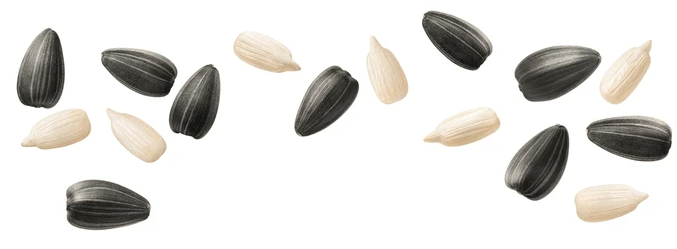
#> input picture images/seeds.png, 677 x 249 px
$ python main.py
#> lines starting #> are read from the running program, lines starting #| are printed output that depends on the picture; after the words box and inside, x2 and y2 are one past the last pixel; in counts of white or black regions, pixels touching at a corner belong together
import cv2
import numpy as np

# 1. Carregar a imagem
img = cv2.imread('images/seeds.png')
#> img is the input picture: shape (249, 677, 3); mean B, G, R 221.7, 224.5, 226.1
original = img.copy()  # Cópia para salvar a versão final
gray = cv2.cvtColor(img, cv2.COLOR_BGR2GRAY)

# 2. Melhorar contraste com equalização de histograma
gray = cv2.equalizeHist(gray)

# 3. Binarizar com Otsu + inversão (objetos em branco)
_, binary = cv2.threshold(gray, 0, 255, cv2.THRESH_BINARY_INV + cv2.THRESH_OTSU)
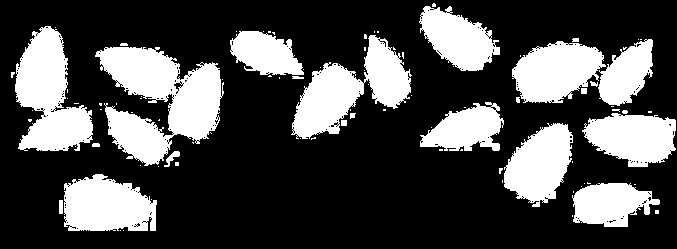
#> binary: shape (249, 677); 29.3% white; 92 white regions (68 under 20 px), largest, box (x1, y1, x2, y2) and area: (95, 47, 224, 166) 8572, (15, 26, 93, 151) 5810, (291, 35, 412, 139) 5629

# 4. Remover pequenos ruídos (morfologia - abertura)
kernel = cv2.getStructuringElement(cv2.MORPH_ELLIPSE, (3, 3))
opening = cv2.morphologyEx(binary, cv2.MORPH_OPEN, kernel, iterations=2)
#> opening: shape (249, 677); 27.3% white; 22 white regions (3 under 20 px), largest, box (x1, y1, x2, y2) and area: (98, 47, 221, 141) 5827, (15, 26, 93, 151) 5472, (64, 174, 157, 231) 3972

# 5. Área segura dos objetos (sure foreground)
dist_transform = cv2.distanceTransform(opening, cv2.DIST_L2, 5)
_, sure_fg = cv2.threshold(dist_transform, 0.5 * dist_transform.max(), 255, 0)
#> sure_fg: shape (249, 677) float32; 6% white; 16 white regions, largest, box (x1, y1, x2, y2) and area: (528, 57, 587, 89) 1191, (78, 191, 138, 218) 1125, (517, 138, 557, 188) 1107
sure_fg = np.uint8(sure_fg)

# 6. Determinar região do fundo (sure background)
sure_bg = cv2.dilate(opening, kernel, iterations=3)
#> sure_bg: shape (249, 677); 33.4% white; 11 white regions, largest, box (x1, y1, x2, y2) and area: (95, 44, 224, 168) 9767, (509, 36, 656, 109) 7252, (12, 23, 96, 154) 6636

# 7. Área desconhecida (fundo - frente)
unknown = cv2.subtract(sure_bg, sure_fg)
#> unknown: shape (249, 677); 27.4% white; 11 white regions, largest, box (x1, y1, x2, y2) and area: (95, 44, 224, 168) 8087, (509, 36, 656, 109) 5771, (290, 32, 414, 142) 5554

# 8. Marcadores para Watershed
_, markers = cv2.connectedComponents(sure_fg)
#> markers: shape (249, 677) int32; 17 distinct labels, from 0 to 16
markers = markers + 1  # Garante que o fundo seja 1, não 0
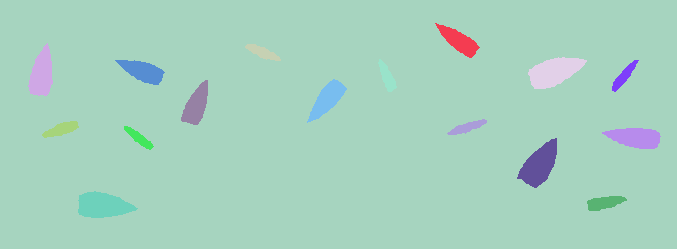
#> markers: shape (249, 677) int32; 17 distinct labels, from 1 to 17; one colour per label, 0 black
markers[unknown == 255] = 0
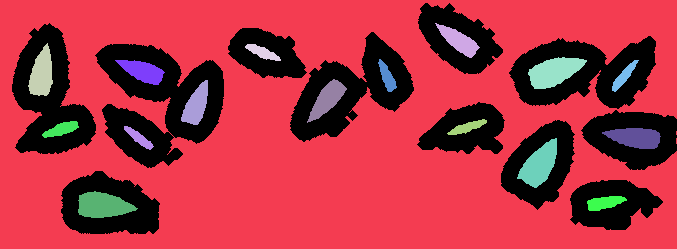
#> markers: shape (249, 677) int32; 18 distinct labels, from 0 to 17; one colour per label, 0 black

# 9. Aplicar Watershed
markers = cv2.watershed(img, markers)
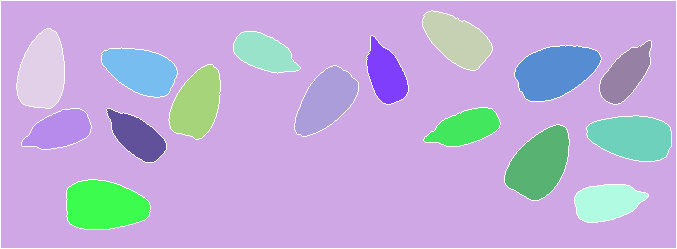
#> markers: shape (249, 677) int32; 18 distinct labels, from -1 to 17; one colour per label, 0 black, -1 white

# 10. Contar e desenhar objetos
contagem = 0
for label in np.unique(markers):
    if label <= 1:  # Ignora fundo e borda
        continue

    mask = np.uint8(markers == label)
    contours, _ = cv2.findContours(mask, cv2.RETR_EXTERNAL, cv2.CHAIN_APPROX_SIMPLE)

    for cnt in contours:
        area = cv2.contourArea(cnt)
        if area > 80:  # Filtro contra pequenos ruídos
            contagem += 1
            cv2.drawContours(original, [cnt], -1, (0, 255, 0), 2)
#> this loop made 18 passes
#> label on pass 1: -1
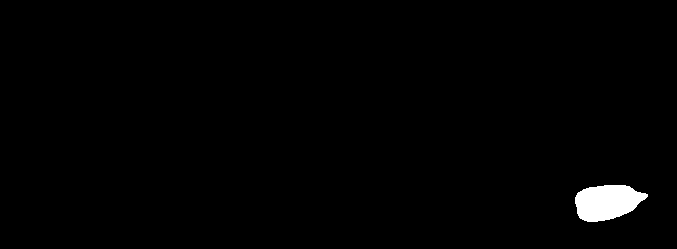
#> mask: shape (249, 677); values 0 (black) and 1 (white), 1.2% white; 1 white region, box (x1, y1, x2, y2) and area: (575, 185, 648, 222) 1960
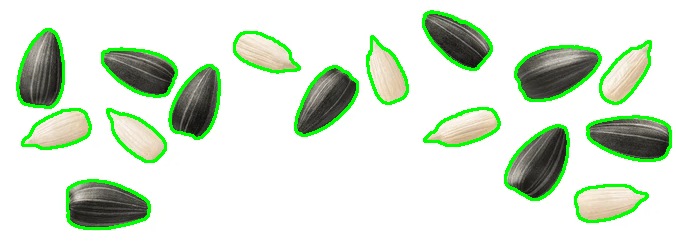
#> original: shape (249, 677, 3); mean B, G, R 211.7, 229.7, 215.2
#> after the loop, contagem = 16

# 11. Mostrar número total de objetos detectados na imagem
cv2.putText(original, f'Objetos detectados: {contagem}', (10, 30),
            cv2.FONT_HERSHEY_SIMPLEX, 0.9, (0, 0, 255), 2)
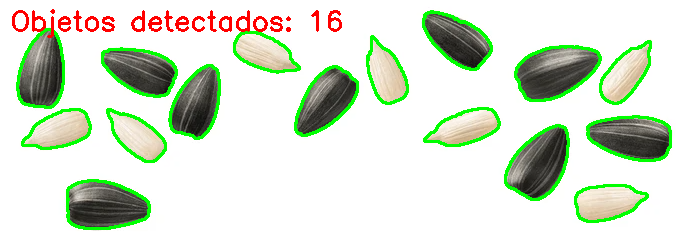
#> original: shape (249, 677, 3); 1.35% of pixels changed, all inside (x1, y1, x2, y2) = (12, 9, 342, 38)

# 12. Salvar a imagem final
cv2.imwrite('images/resultado_seeds.png', original)

# 13. Exibir resultados
cv2.imshow("Imagem Final", original)
cv2.waitKey(0)
cv2.destroyAllWindows()

$ run again, with images/chocolates.jpg saved as images/seeds.png
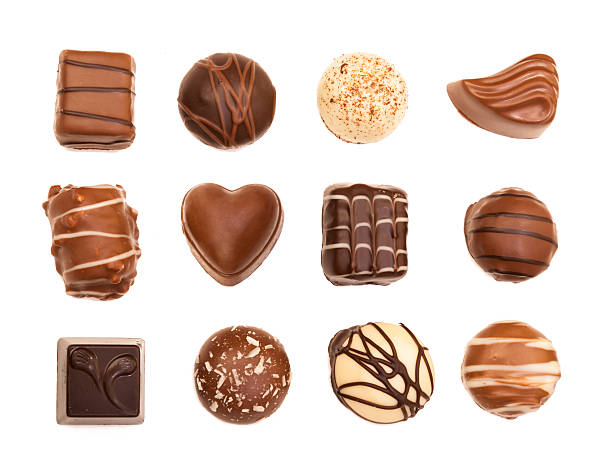
#> input picture images/chocolates.jpg, 612 x 464 px
#> img is the input picture: shape (464, 612, 3); mean B, G, R 197.6, 207, 224.5
#> binary: shape (464, 612); 38.4% white; 61 white regions (43 under 20 px), largest, box (x1, y1, x2, y2) and area: (40, 184, 144, 304) 10616, (320, 320, 440, 427) 10069, (176, 176, 288, 288) 9494
#> opening: shape (464, 612); 36.8% white; 15 white regions (2 under 20 px), largest, box (x1, y1, x2, y2) and area: (40, 184, 144, 304) 10312, (320, 320, 440, 427) 9716, (320, 176, 413, 288) 9091
#> sure_bg: shape (464, 612); 41.3% white; 14 white regions, largest, box (x1, y1, x2, y2) and area: (37, 181, 147, 307) 11483, (317, 317, 443, 430) 10789, (317, 173, 416, 291) 10218
#> unknown: shape (464, 612); 33.5% white; 14 white regions, largest, box (x1, y1, x2, y2) and area: (37, 181, 147, 307) 9029, (53, 333, 155, 443) 8238, (173, 173, 291, 291) 8204
#> `markers = cv2.watershed(img, markers)`:
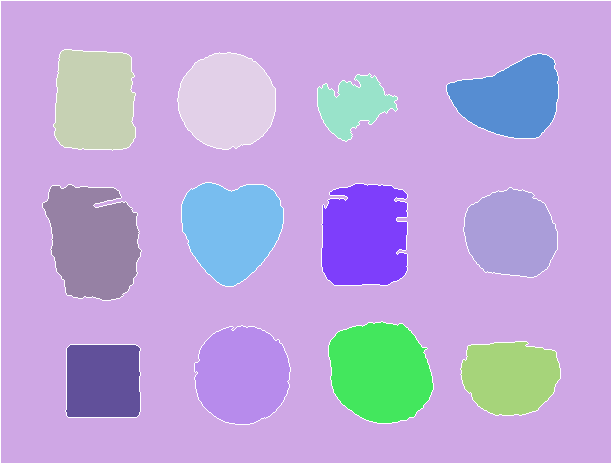
#> markers: shape (464, 612) int32; 14 distinct labels, from -1 to 13; one colour per label, 0 black, -1 white
#> the loop `for label in np.unique(markers):` made 14 passes
#> label on pass 1: -1
#> after the loop `for label in np.unique(markers):`: contagem = 12
#> `cv2.putText(original, f'Objetos detectados: {contagem}', (10, 30), cv2..`:
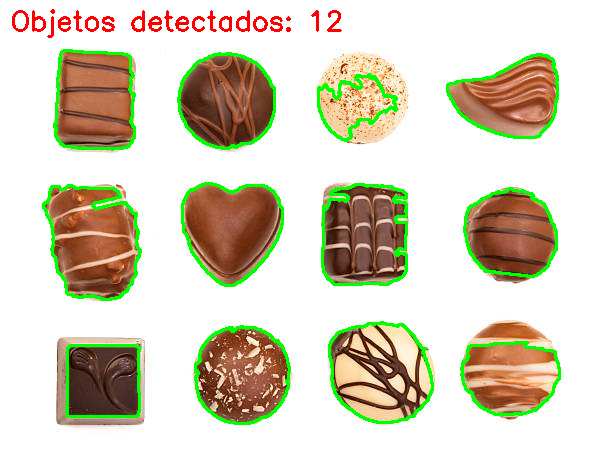
#> original: shape (464, 612, 3); mean B, G, R 190.6, 210.6, 216

$ run again, with images/gems.jpg saved as images/seeds.png
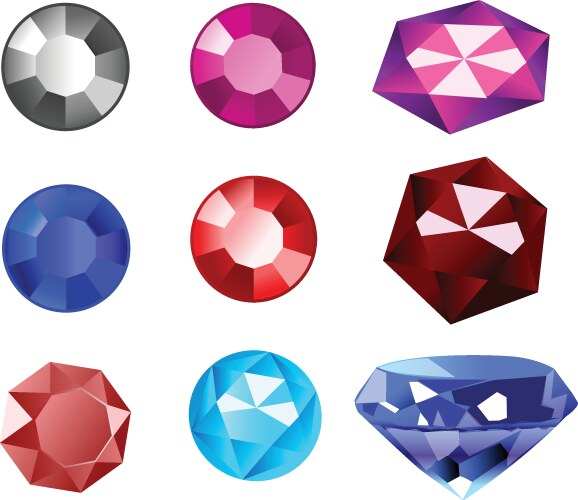
#> input picture images/gems.jpg, 578 x 500 px
#> img is the input picture: shape (500, 578, 3); mean B, G, R 201.2, 184.4, 201.3
#> binary: shape (500, 578); 55.6% white; 610 black regions (597 under 20 px), largest, box (x1, y1, x2, y2) and area: (0, 0, 578, 500) 121322, (479, 414, 578, 500) 4015, (73, 38, 95, 93) 730
#> opening: shape (500, 578); 52% white; 81 black regions (71 under 20 px), largest, box (x1, y1, x2, y2) and area: (0, 0, 578, 500) 132309, (473, 409, 578, 500) 4442, (72, 37, 95, 94) 833
#> sure_bg: shape (500, 578); 57.5% white; 22 black regions (15 under 20 px), largest, box (x1, y1, x2, y2) and area: (0, 0, 578, 500) 116200, (476, 412, 578, 500) 3947, (0, 463, 91, 500) 863
#> unknown: shape (500, 578); 50.2% white; 30 black regions (15 under 20 px), largest, box (x1, y1, x2, y2) and area: (0, 0, 578, 500) 116200, (424, 195, 510, 283) 5322, (476, 412, 578, 500) 3947
#> the loop `for label in np.unique(markers):` made 10 passes
#> label on pass 1: -1
#> after the loop `for label in np.unique(markers):`: contagem = 8
#> `cv2.putText(original, f'Objetos detectados: {contagem}', (10, 30), cv2..`:
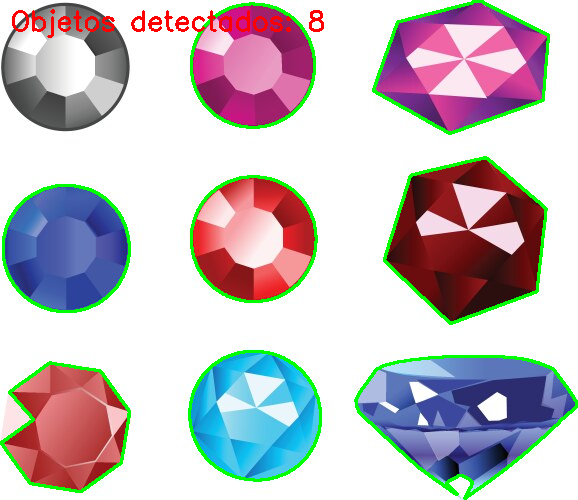
#> original: shape (500, 578, 3); mean B, G, R 193.5, 189.2, 195.6
